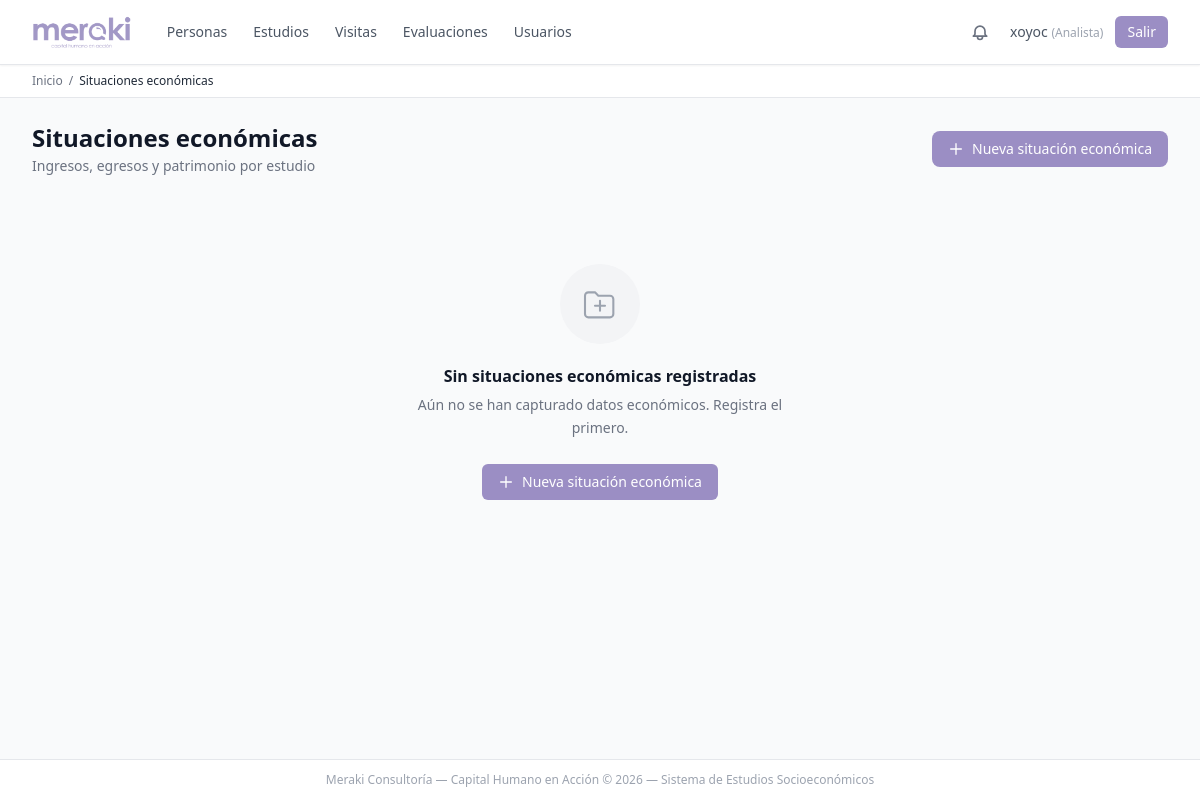
The page /economia/ (signed in) on the database as committed earlier.
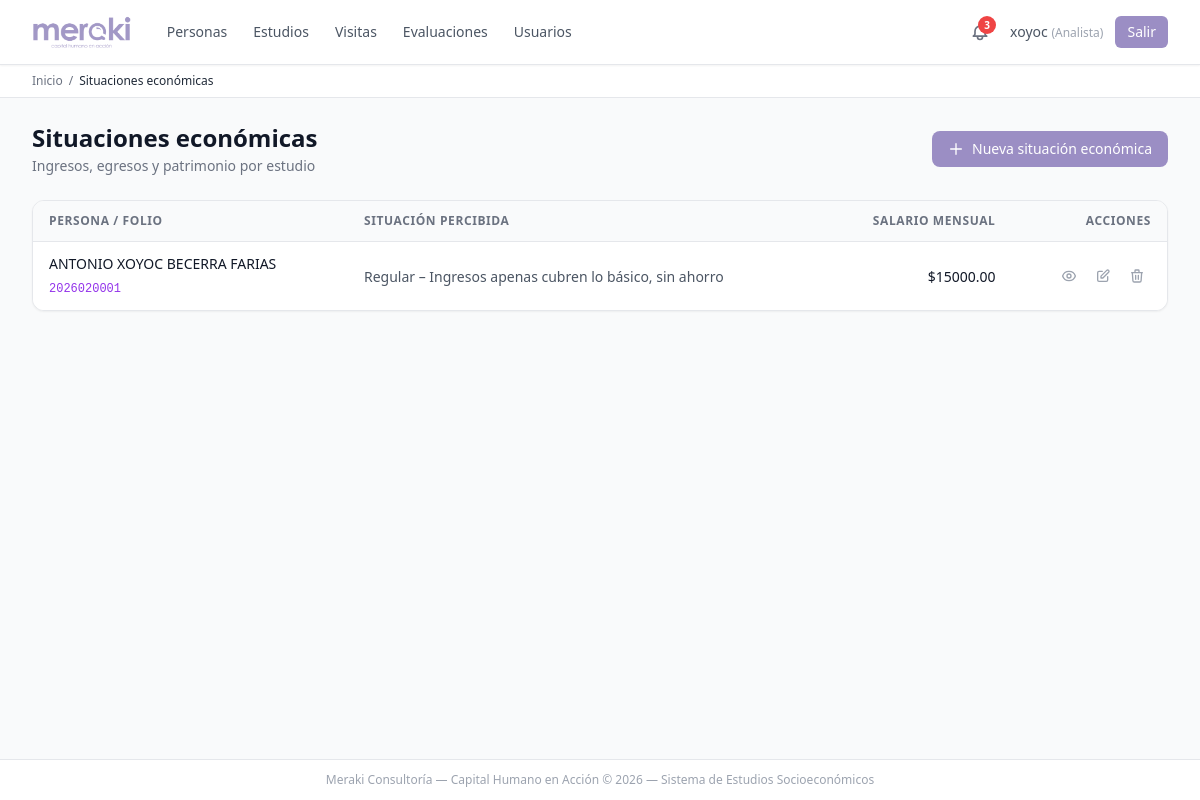
The same page on the database as committed later.
### apps/economia/models.py (models this page shows, shortened)
class SituacionEconomica(models.Model):
    estudio = models.OneToOneField(EstudioSocioeconomico, on_delete=models.CASCADE, related_name='situacion_economica')
    SITUACION_PERCIBIDA = [
        ('MBU', 'Muy buena – Ingresos suficientes y ahorro regular'),
        ('BUE', 'Buena – Cubre necesidades básicas y ahorra ocasionalmente'),
        ('REG', 'Regular – Ingresos apenas cubren lo básico, sin ahorro'),
        ('MAL', 'Mala – Dificultades para cubrir necesidades básicas'),
        ('MMA', 'Muy mala – Depende de apoyo externo o tiene deudas sin cubrir'),
    ]
    situacion_economica_percibida = models.CharField(
        max_length=3, choices=SITUACION_PERCIBIDA, blank=True,
        verbose_name='Situación económica autopercibida'
    )
    salario_mensual = models.DecimalField(max_digits=10, decimal_places=2, validators=[MinValueValidator(0)])
    bonos_comisiones = models.DecimalField(max_digits=10, decimal_places=2, default=0, validators=[MinValueValidator(0)])
    ingresos_extra = models.DecimalField(max_digits=10, decimal_places=2, default=0, validators=[MinValueValidator(0)])
    apoyo_familiar = models.DecimalField(max_digits=10, decimal_places=2, default=0, validators=[MinValueValidator(0)])
    otros_ingresos = models.DecimalField(max_digits=10, decimal_places=2, default=0, validators=[MinValueValidator(0)])
    descripcion_otros_ingresos = models.CharField(max_length=200, blank=True)
    gasto_alimentacion = models.DecimalField(max_digits=10, decimal_places=2, default=0, validators=[MinValueValidator(0)])
    gasto_vivienda = models.DecimalField(max_digits=10, decimal_places=2, default=0, validators=[MinValueValidator(0)])
    gasto_servicios = models.DecimalField(max_digits=10, decimal_places=2, default=0, validators=[MinValueValidator(0)])
    gasto_transporte = models.DecimalField(max_digits=10, decimal_places=2, default=0, validators=[MinValueValidator(0)])
    gasto_educacion = models.DecimalField(max_digits=10, decimal_places=2, default=0, validators=[MinValueValidator(0)])
    gasto_salud = models.DecimalField(max_digits=10, decimal_places=2, default=0, validators=[MinValueValidator(0)])
    gasto_deudas = models.DecimalField(max_digits=10, decimal_places=2, default=0, validators=[MinValueValidator(0)])
    otros_gastos = models.DecimalField(max_digits=10, decimal_places=2, default=0, validators=[MinValueValidator(0)])
    descripcion_otros_gastos = models.CharField(max_length=200, blank=True)
    tiene_automovil = models.BooleanField(default=False)
    automovil_marca_modelo = models.CharField(max_length=100, blank=True)
    automovil_anio = models.IntegerField(null=True, blank=True)
    automovil_valor_comercial = models.DecimalField(
        max_digits=12, decimal_places=2, null=True, blank=True,
        validators=[MinValueValidator(0)],
        verbose_name='Valor comercial del automóvil'
    )
    automovil_con_adeudo = models.BooleanField(
        default=False,
        verbose_name='El automóvil aún tiene pagos pendientes'
    )
    TIPO_VIVIENDA_PATRIMONIO = [
        ('NINGUNA', 'Sin vivienda'),
        ('PROPIA', 'Vivienda propia'),
        ('INVERSION', 'Vivienda en inversión'),
        ('TERRENO', 'Terreno'),
        ('OTRO', 'Otro'),
    ]
    patrimonio_inmobiliario = models.CharField(max_length=20, choices=TIPO_VIVIENDA_PATRIMONIO, default='NINGUNA')
    descripcion_patrimonio = models.TextField(blank=True)
    institucion_bancaria = models.CharField(
        max_length=100, blank=True,
        verbose_name='Institución bancaria (tarjeta de débito)'
    )
    afore = models.CharField(
        max_length=100, blank=True,
        verbose_name='AFORE a la que está afiliado'
    )
    tiene_creditos = models.BooleanField(default=False)
    credito_hipotecario = models.DecimalField(max_digits=12, decimal_places=2, default=0, validators=[MinValueValidator(0)])
    credito_automotriz = models.DecimalField(max_digits=12, decimal_places=2, default=0, validators=[MinValueValidator(0)])
    tarjetas_credito = models.DecimalField(max_digits=12, decimal_places=2, default=0, validators=[MinValueValidator(0)])
    tarjeta_credito_banco = models.CharField(
        max_length=200, blank=True,
        verbose_name='Banco(s) de tarjeta(s) de crédito'
    )
    tienda_departamental_nombre = models.CharField(
        max_length=200, blank=True,
        verbose_name='Tienda(s) departamental(es) con crédito'
    )
    tienda_departamental_adeudo = models.DecimalField(
        max_digits=12, decimal_places=2, null=True, blank=True,
        validators=[MinValueValidator(0)],
        verbose_name='Monto aproximado de adeudo en tienda departamental'
    )
    prestamos_personales = models.DecimalField(max_digits=12, decimal_places=2, default=0, validators=[MinValueValidator(0)])
    otros_creditos = models.DecimalField(max_digits=12, decimal_places=2, default=0, validators=[MinValueValidator(0)])
    descripcion_otros_creditos = models.CharField(max_length=200, blank=True)
    class Meta:
        verbose_name_plural = "Situaciones económicas"

### apps/estudios/models.py (models this page shows, shortened)
class EstudioSocioeconomico(TimestampModel):
    persona = models.ForeignKey(Persona, on_delete=models.CASCADE, related_name='estudios')
    tipo_estudio = models.ForeignKey(TipoEstudio, on_delete=models.PROTECT)
    empresa_cliente = models.ForeignKey(
        EmpresaCliente, on_delete=models.SET_NULL, null=True, blank=True,
        related_name='estudios',
        verbose_name='Empresa que solicita el estudio'
    )
    ESTADO_ESTUDIO = [
        ('BOR', 'Borrador'),
        ('VIS', 'Visita programada'),
        ('PRO', 'En proceso'),
        ('COM', 'Completado'),
        ('REV', 'En revisión'),
        ('APR', 'Aprobado'),
        ('REC', 'Rechazado'),
        ('CAN', 'Cancelado'),
    ]
    estado = models.CharField(max_length=3, choices=ESTADO_ESTUDIO, default='BOR')
    fecha_programada_visita = models.DateTimeField(null=True, blank=True)
    fecha_realizacion = models.DateTimeField(null=True, blank=True)
    fecha_aprobacion = models.DateTimeField(null=True, blank=True)
    observaciones = models.TextField(blank=True)
    conclusion = models.TextField(blank=True)
    puntuacion_total = models.DecimalField(max_digits=5, decimal_places=2, null=True, blank=True)
    expectativas_salariales = models.CharField(
        max_length=200, blank=True,
        verbose_name='Expectativas económicas para la vacante'
    )
    MEDIO_ENTERADO = [
        ('FAC', 'Facebook'),
        ('REF', 'Referencia'),
        ('OTR', 'Otro'),
    ]
    medio_enterado_vacante = models.CharField(
        max_length=3, choices=MEDIO_ENTERADO, blank=True,
        verbose_name='Medio por el que se enteró de la vacante'
    )
    tiempo_traslado = models.CharField(
        max_length=100, blank=True,
        verbose_name='Tiempo aproximado de traslado domicilio-empresa'
    )
    comentarios_adicionales = models.TextField(
        blank=True,
        verbose_name='Comentarios adicionales del solicitante'
    )
    aspectos_positivos = models.TextField(
        blank=True,
        verbose_name='Aspectos positivos'
    )
    aspectos_negativos = models.TextField(
        blank=True,
        verbose_name='Aspectos negativos / áreas de oportunidad'
    )
    class Meta:
        verbose_name_plural = "Estudios socioeconómicos"
        ordering = ['-created_at']

### apps/personas/models.py (models this page shows, shortened)
class Persona(TimestampModel):
    folio = models.CharField(max_length=20, unique=True, editable=False)
    nombre = models.CharField(max_length=100)
    apellido_paterno = models.CharField(max_length=100)
    apellido_materno = models.CharField(max_length=100, blank=True)
    fecha_nacimiento = models.DateField()
    lugar_nacimiento = models.CharField(max_length=200, blank=True, verbose_name='Lugar de nacimiento')
    TIPO_IDENTIFICACION = [
        ('INE', 'INE/IFE'),
        ('PAS', 'Pasaporte'),
        ('CED', 'Cédula Profesional'),
        ('CAR', 'Cartilla Militar'),
        ('OTR', 'Otro'),
    ]
    tipo_identificacion = models.CharField(max_length=3, choices=TIPO_IDENTIFICACION)
    numero_identificacion = models.CharField(max_length=50)
    curp = models.CharField(max_length=18, validators=[RegexValidator(r'^[A-Z0-9]{18}$', 'CURP inválida')])
    rfc = models.CharField(max_length=13, blank=True, validators=[RegexValidator(r'^[A-Z&Ñ]{4}\d{6}[A-Z0-9]{3}$', 'RFC inválido')])
    nss = models.CharField(max_length=11, blank=True, verbose_name='NSS (Número de Seguridad Social)')
    licencia_manejo_folio = models.CharField(max_length=50, blank=True, verbose_name='Folio de licencia de manejo')
    cartilla_militar_folio = models.CharField(max_length=50, blank=True, verbose_name='Folio de cartilla militar')
    acta_nacimiento_numero = models.CharField(max_length=50, blank=True, verbose_name='Número de acta de nacimiento')
    email = models.EmailField()
    telefono_movil = models.CharField(max_length=15)
    telefono_fijo = models.CharField(max_length=15, blank=True)
    facebook_perfil = models.CharField(max_length=200, blank=True, verbose_name='Perfil de Facebook')
    ESTADO_CIVIL = [
        ('SOL', 'Soltero/a'),
        ('CAS', 'Casado/a'),
        ('ULB', 'Unión Libre'),
        ('DIV', 'Divorciado/a'),
        ('VIU', 'Viudo/a'),
        ('SEP', 'Separado/a'),
        ('OTR', 'Otro'),
    ]
    estado_civil = models.CharField(max_length=3, choices=ESTADO_CIVIL)
    numero_dependientes = models.IntegerField(default=0, validators=[MinValueValidator(0)])
    peso = models.DecimalField(
        max_digits=5, decimal_places=2, null=True, blank=True,
        verbose_name='Peso (kg)',
        validators=[MinValueValidator(0), MaxValueValidator(999)]
    )
    estatura = models.DecimalField(
        max_digits=5, decimal_places=2, null=True, blank=True,
        verbose_name='Estatura (cm)',
        validators=[MinValueValidator(0), MaxValueValidator(999)]
    )
    historial_residencias = models.TextField(
        blank=True,
        verbose_name='Historial de residencias anteriores',
        help_text='Lugar, período (año inicio-fin) y motivo del cambio de residencia'
    )
    periodos_sin_laborar = models.TextField(
        blank=True,
        verbose_name='Períodos sin laborar',
        help_text='Período (mes/año inicio-fin) y actividad durante ese tiempo'
    )
    actividades_tiempo_libre = models.TextField(
        blank=True,
        verbose_name='Actividades en tiempo libre',
        help_text='Tipo de actividad, frecuencia y tiempo dedicado'
    )
    activo = models.BooleanField(default=True)
    class Meta:
        verbose_name_plural = "Personas"
        indexes = [
            models.Index(fields=['folio']),
            models.Index(fields=['curp']),
            models.Index(fields=['apellido_paterno', 'apellido_materno', 'nombre']),
        ]
    @property
    def nombre_completo(self):
        return f"{self.nombre} {self.apellido_paterno} {self.apellido_materno}".strip()

### apps/economia/views.py (the view)
# urls.py: path('', views.SituacionEconomicaListView.as_view(), name='situacioneconomica_list'),
class SituacionEconomicaListView(LoginRequiredMixin, ListView):
    model = SituacionEconomica
    context_object_name = 'situaciones_economicas'
    paginate_by = 25

### apps/notificaciones/context_processors.py (called while the page is built)
def notif_count(request):
    if not request.user.is_authenticated:
        return {'notif_count_global': 0}
    count = Notificacion.objects.filter(
        usuario=request.user, leida=False
    ).count()
    return {'notif_count_global': count}

### apps/usuarios/context_processors.py (called while the page is built)
def perfil_usuario(request):
    if not request.user.is_authenticated:
        return {
            'perfil_usuario': None,
            'es_analista': False,
            'es_inspector': False,
        }
    try:
        perfil = request.user.perfil
    except PerfilUsuario.DoesNotExist:
        perfil = None
    return {
        'perfil_usuario': perfil,
        'es_analista': perfil.es_analista if perfil else False,
        'es_inspector': perfil.es_inspector if perfil else False,
    }

### apps/usuarios/models.py (called while the page is built)
    @property
    def es_analista(self):
        return self.rol == 'ANA'

    @property
    def es_inspector(self):
        return self.rol == 'INS'

### templates/economia/situacioneconomica_list.html (shortened to what the changed rows need)
{% extends "base.html" %}
{% block content %}
<div class="flex flex-col sm:flex-row sm:items-center sm:justify-between gap-4 mb-6">
  <div>
    <h1 class="text-2xl font-bold text-gray-900">Situaciones económicas</h1>
  </div>
</div>
{% with object_list=situaciones|default:object_list %}
{% if object_list %}
<div class="bg-white rounded-xl shadow-sm border border-gray-200 overflow-hidden">
  <div class="overflow-x-auto">
    <table class="min-w-full divide-y divide-gray-200">
      <thead class="bg-gray-50">
        <tr>
          <th scope="col" class="px-4 py-3 text-left text-xs font-semibold text-gray-500 uppercase tracking-wider">
            Persona / Folio
          </th>
          <th scope="col" class="px-4 py-3 text-left text-xs font-semibold text-gray-500 uppercase tracking-wider hidden sm:table-cell">
            Situación percibida
          </th>
          <th scope="col" class="px-4 py-3 text-right text-xs font-semibold text-gray-500 uppercase tracking-wider">
            Salario mensual
          </th>
          <th scope="col" class="px-4 py-3 text-right text-xs font-semibold text-gray-500 uppercase tracking-wider">
            Acciones
          </th>
        </tr>
      </thead>
      <tbody class="bg-white divide-y divide-gray-100">
        {% for s in object_list %}
        <tr class="hover:bg-purple-50 transition-colors">
          <td class="px-4 py-3">
            <a href="{% url 'economia:situacioneconomica_detail' pk=s.pk %}"
               class="block text-sm font-medium text-gray-900 hover:text-purple-700">
              {{ s.estudio.persona.nombre_completo }}
            </a>
            <span class="text-xs font-mono text-purple-600">{{ s.estudio.persona.folio }}</span>
          </td>
          <td class="px-4 py-3 hidden sm:table-cell">
            <span class="text-sm text-gray-600">{{ s.get_situacion_economica_percibida_display|default:"—" }}</span>
          </td>
          <td class="px-4 py-3 text-right whitespace-nowrap">
            <span class="text-sm font-medium text-gray-900">${{ s.salario_mensual|floatformat:2 }}</span>
          </td>
          <td class="px-4 py-3 whitespace-nowrap text-right">
            <div class="flex items-center justify-end gap-1.5">
              <a href="{% url 'economia:situacioneconomica_detail' pk=s.pk %}"
                 class="p-1.5 text-gray-400 hover:text-purple-600 hover:bg-purple-50 rounded-md transition-colors"
                 title="Ver detalle">
              </a>
              <a href="{% url 'economia:situacioneconomica_update' pk=s.pk %}"
                 class="p-1.5 text-gray-400 hover:text-blue-600 hover:bg-blue-50 rounded-md transition-colors"
                 title="Editar">
                <svg class="h-4 w-4" fill="none" viewBox="0 0 24 24" stroke="currentColor" stroke-width="2">
                  <path stroke-linecap="round" stroke-linejoin="round" d="M11 5H6a2 2 0 00-2 2v11a2 2 0 002 2h11a2 2 0 002-2v-5m-1.414-9.414a2 2 0 112.828 2.828L11.828 15H9v-2.828l8.586-8.586z"/>
                </svg>
              </a>
              <a href="{% url 'economia:situacioneconomica_delete' pk=s.pk %}"
                 class="p-1.5 text-gray-400 hover:text-red-600 hover:bg-red-50 rounded-md transition-colors"
                 title="Eliminar">
                <svg class="h-4 w-4" fill="none" viewBox="0 0 24 24" stroke="currentColor" stroke-width="2">
                  <path stroke-linecap="round" stroke-linejoin="round" d="M19 7l-.867 12.142A2 2 0 0116.138 21H7.862a2 2 0 01-1.995-1.858L5 7m5 4v6m4-6v6m1-10V4a1 1 0 00-1-1h-4a1 1 0 00-1 1v3M4 7h16"/>
                </svg>
              </a>
            </div>
          </td>
        </tr>
        {% endfor %}
      </tbody>
    </table>
  </div>
</div>
{% else %}
{% url 'economia:situacioneconomica_create' as create_url %}
{% include 'components/empty_state.html' with empty_title="Sin situaciones económicas registradas" empty_message="Aún no se han capturado datos económicos. Registra el primero." empty_action_url=create_url empty_action_text="Nueva situación económica" %}
{% endif %}
{% endwith %}
{% endblock %}

Rows that differ between the two databases and show on the page:
added SituacionEconomica: estudio.persona.nombre_completo "ANTONIO XOYOC BECERRA FARIAS", estudio.persona.folio "2026020001", situacion_economica_percibida "Regular – Ingresos apenas cubren lo básico, sin ahorro", salario_mensual "15000.00"
Other text that changed with them:
{{ notif_count }}: (not shown) → "3"
{{ empty_title }}: "Sin situaciones económicas registradas" → (not shown)
{{ empty_message }}: "Aún no se han capturado datos económicos. Registra el primero." → (not shown)
{{ empty_action_text|default:"Crear nuevo" }}: "Nueva situación económica" → (not shown)
text now shown: "PERSONA / FOLIO SITUACIÓN PERCIBIDA SALARIO MENSUAL ACCIONES"
